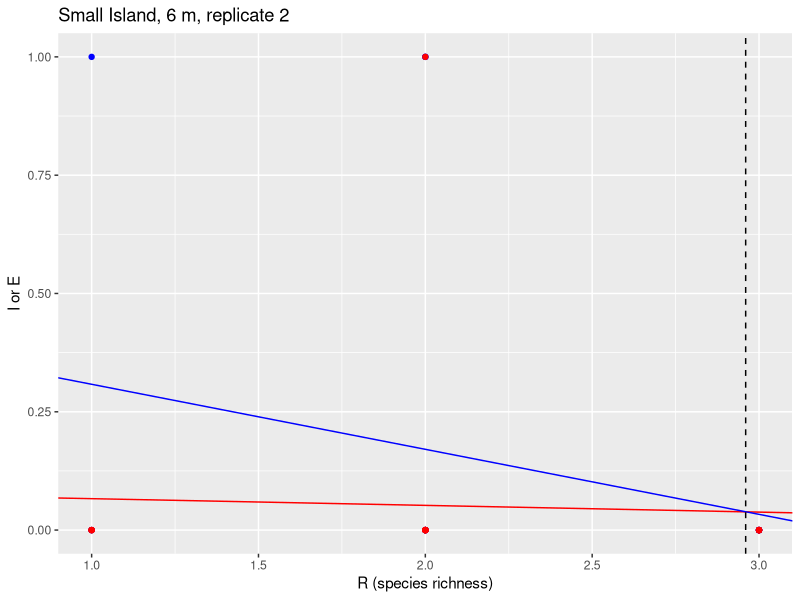

R code for this plot: (Note: this script raises an error after producing the figure.)
## ---- chunk 1
knitr::opts_chunk$set(echo = TRUE)
## ---- chunk 2
rm(list = ls()) #clears the workspace for a fresh start
library(dplyr) #turns on dplyr package
library(ggplot2) #turns on ggplot2 package
library(here) #helps with file paths
## ---- chunk 3
library(readr)
Data <- read.csv(here("Data", "Biogeography", "Biogeography_Data_All_Years.csv"), stringsAsFactors = T)

str(Data) #presents how the data frame is structured
## ---- chunk 4
Data$Replicate<-as.factor(Data$Replicate)
## ---- chunk 5
Reps<-Data %>% group_by(Size, Distance) %>% summarize(
	Replicates = length(unique(Replicate))
)
RepsByYear<-Data %>% group_by(Year, Size, Distance) %>% summarize(
   Replicates = length(unique(Replicate))
)
## ---- chunk 6
DF <- Data %>% filter(Year == 2023)
## ---- chunk 7
S2M<-filter(DF, Size == "Small" & Distance == 2)
L2M<-filter(DF, Size == "Large" & Distance == 2)
S6M1<-filter(DF, Size == "Small" & Distance == 6, Replicate == "1")
S6M2<-filter(DF, Size == "Small" & Distance == 6, Replicate == "2")
L6M<- filter(DF, Size == "Large" & Distance == 6)

## ---- chunk 8
IS6M2<-lm(I~R, data = S6M2) #creates the regression model for the colonization (I) vs. R for the Small (S), 6m (6M) island, replicate 2.

summary(IS6M2) #shows results
## ---- chunk 9
#what code goes here?
## ---- chunk 10
IS6M2<-lm(I~R, data = S6M2) #creates the regression model for the colonization (I) vs. R for the Small (S), 6m (6M) island, replicate 2.

summary(IS6M2)

ES6M2 <- lm(E ~ R, data = S6M2)
summary(ES6M2)


## ---- chunk 11
#Now plot together to visually find equilibrium 
ggplot(S6M2, aes(R, I))+
   geom_point(color = "blue")+
   geom_point(aes(R, E), color = "red")+
   geom_abline(data=ES6M2, intercept = ES6M2$coefficients[1], 
               slope = ES6M2$coefficients[2], color = "red")+
   geom_abline(data=IS6M2, intercept = IS6M2$coefficients[1], 
               slope = IS6M2$coefficients[2], color = "blue")+
	geom_vline(xintercept = 2.96, linetype = "dashed")+
  labs(x="R (species richness)", y = "I or E", title = "Small Island, 6 m, replicate 2")
  
## ---- chunk 12
#now save your result
ggsave(here("Data", "Outputs","Biogeography","Small 6M replicate 2equilibrium.png"), width = 6, height = 4,device = "png")

